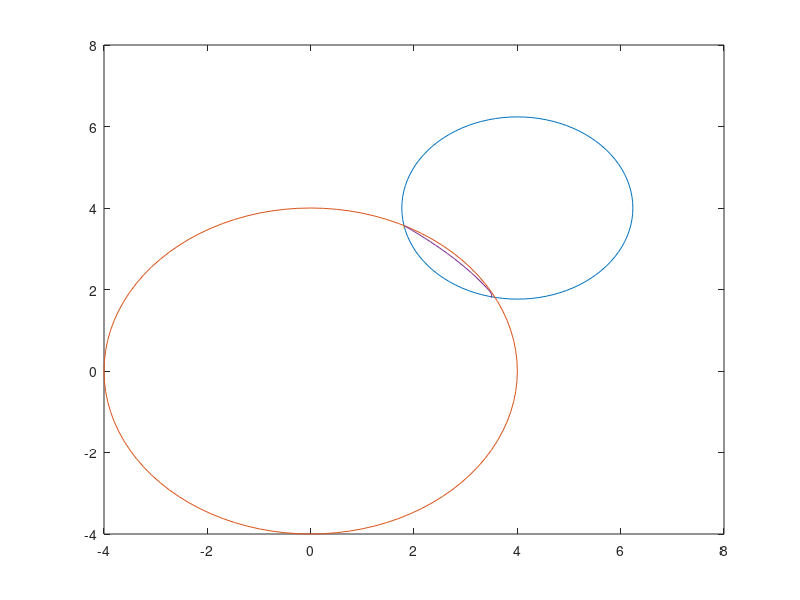

The MATLAB source for this figure:
1;
%Anthony Reynaldi - C14200078
%Jeremy Dionn     - C14200206
%Wendy Santoso    - C14200036

%persamaan dasar lingkaran
% x^2 + y^2 = r^2

%persamaan 1
%persamaan: (x - 4)^2 + (y - 4)^2 = 5
r1 = sqrt(5);
x1 = 4;
y1 = 4;
th1 = 0:pi/50:2*pi;
xunit1 = r1 * cos(th1) + x1;
yunit1 = r1 * sin(th1) + y1;
plot(xunit1, yunit1);

hold on

%persamaan 2
%persamaan: x^2 + y^2 = 16
r2 = sqrt(16);
x2 = 0;
y2 = 0;
th2 = 0:pi/50:2*pi;
xunit2 = r2 * cos(th2) + x2;
yunit2 = r2 * sin(th2) + y2;
plot(xunit2, yunit2);

hold on

function r = f1(x,y)
  %r = sqrt( 5 - (y - 4).^2 );
  r = (5 - (y - 4).^2 - 16 - x.^2) / -8;
endfunction

function r = f2(x,y)
  r = sqrt( 16 - x.^2 );
endfunction


function result = gauss_seidel(x, y) %initial value
  es = 10.^-4;
  iter = 0;
  maxiter = 10000000;
  lambda = 0.5;
  
  plotx = [x];
  ploty = [y];

  while(1)
    iter = iter +1;
    
    %save the old value
    xold = x;
    yold = y;
    
    %determine new value of x and y
    x = f1(x, y);
    x = lambda*x + (1 - lambda)*xold;   #relaxed
    
    y = f2(x, y);
    y = lambda*y + (1 - lambda)*yold;   #relaxed
    
    plotx = [plotx; x];
    ploty = [ploty; y];
    
    %count error approx
    if (x ~= 0)
      ea(1) = (abs(x - xold) / x) * 100;
    endif
    
    if (y ~= 0)
      ea(2) = (abs(y - yold) / y) * 100;
    endif
    
    %check error stop
    if(max(ea) <= es || iter >= maxiter)
      break;
    endif
    
  endwhile
  
  result = [x y];
  
  plot(plotx, ploty);
  
  hold on

endfunction

#titik 1
disp("Titik 1 (1.8, 3.6)");
disp(gauss_seidel(1.8, 3.5));

#titik 2
disp("Titik 2 (3.6, 1.8)");
disp(gauss_seidel(3.5, 1.8));

hold off